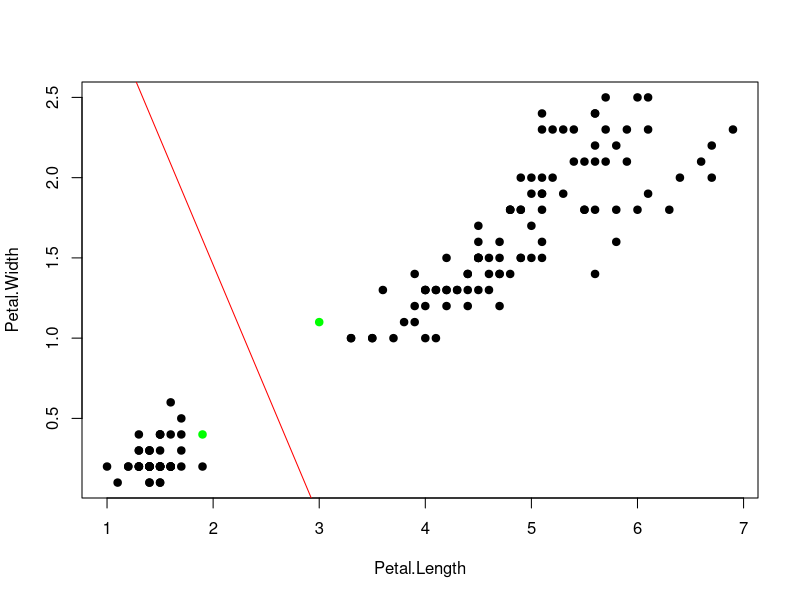
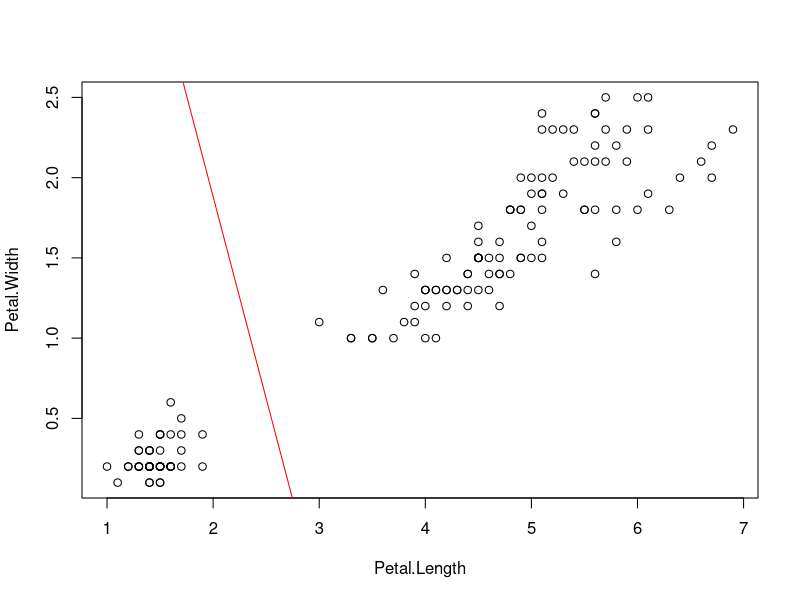
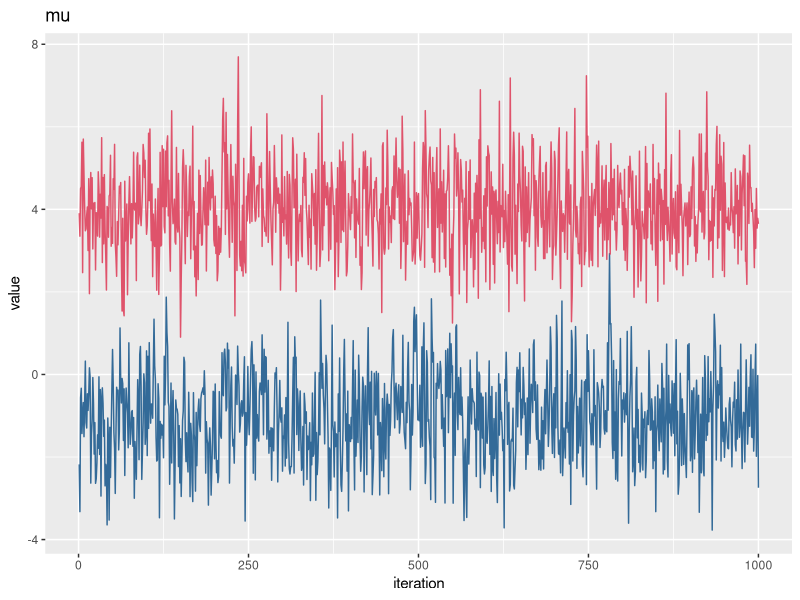
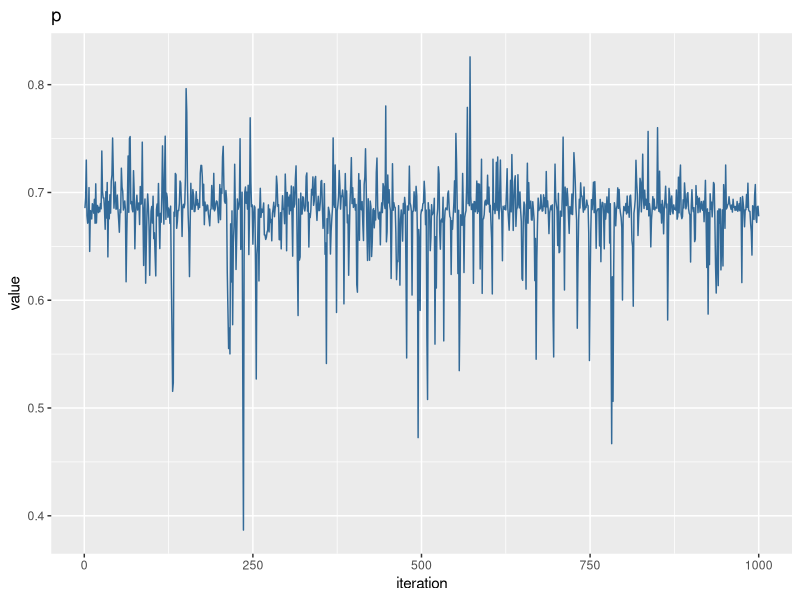
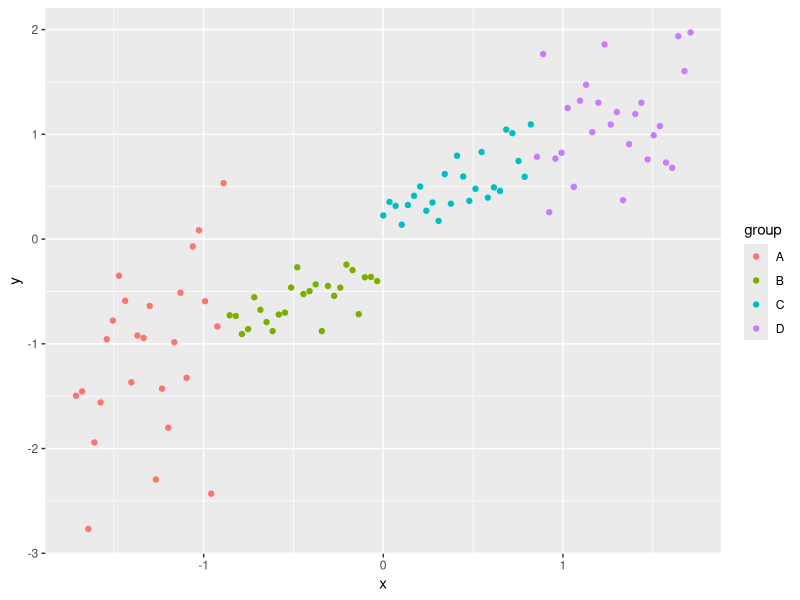
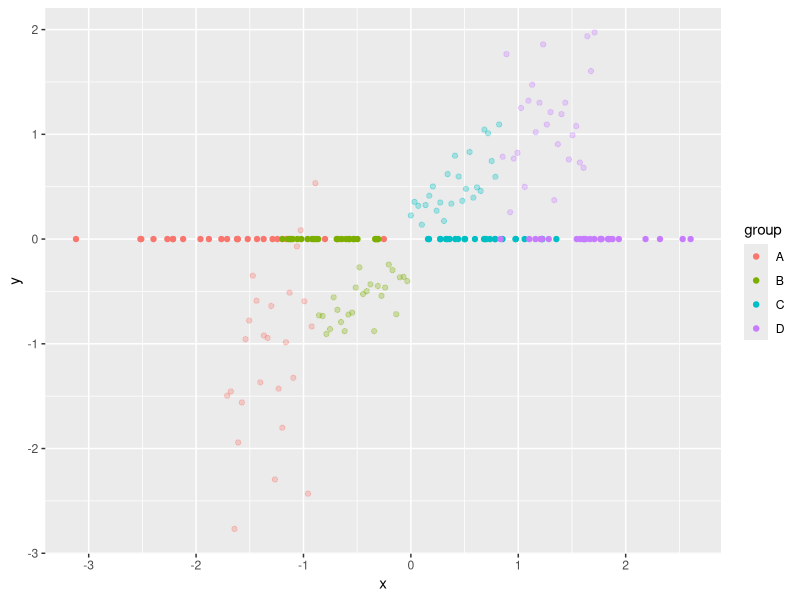
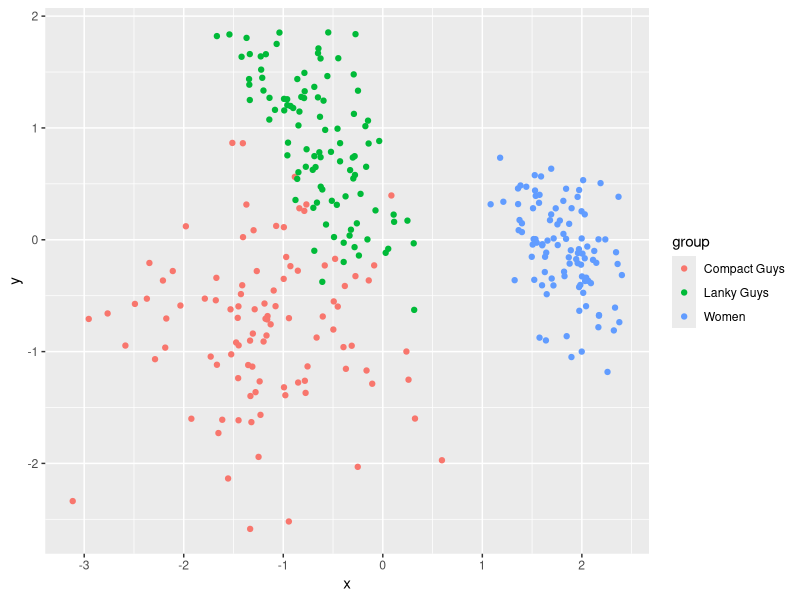
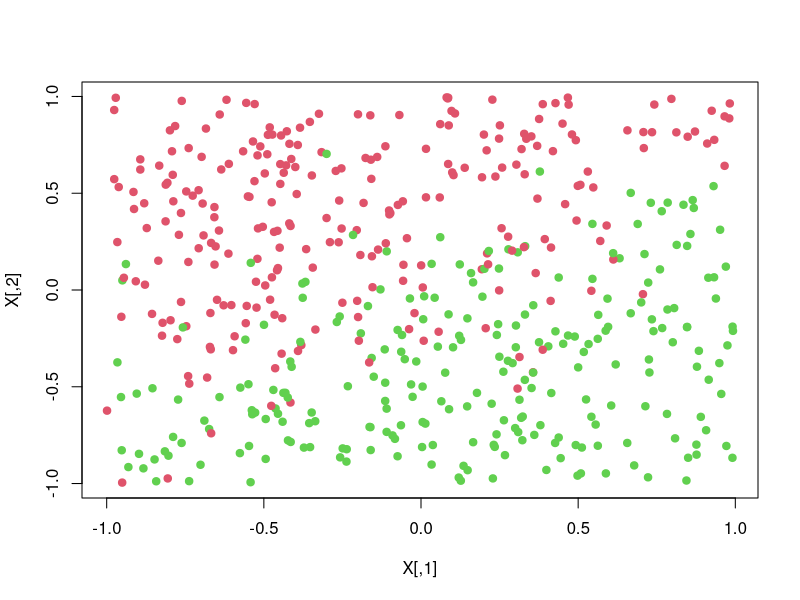

Generate these figures, in order, with R:
## ---- chunk 1
N = 1000	# data size
p = .10	# probability of a misclassification

set.seed(100)
d1 <- rbinom(N,1,p)	# bernoulli sampling: sample 1, check if it's a match
mean(d1)
mean(d1)*(1-mean(d1))	# var
var(d1)
## ---- chunk 2
k = 10				# number of CV replications
n = N/k				# sample size for each k from data N
set.seed(100)
d2 <- rbinom(N,n,p)/n		# binomial sampling: from 1000, 
					# sample 100, sum number that are wrong of 100, 
					# divide by sample size to get error rate
mean(d2)
(k/N)*mean(d2)*(1-mean(d2))	# var
var(d2)
## ---- chunk 3
sex <- rep(c("M","F"),each=4)				# feature 1
h <- c(6,5.92,5.58,5.92,5,5.5,5.42,5.75)		# feature 2
w <- c(180,190,170,165,100,150,130,150)		# feature 3
f <- c(12,11,12,10,6,8,7,9)				# feature 4

df1 <- data.frame(sex,h,w,f)
uh <- tapply(df1$h,df1$sex,mean)
uf <- tapply(df1$f,df1$sex,mean)
uw <- tapply(df1$w,df1$sex,mean)
sh <- tapply(df1$h,df1$sex,sd)
sf <- tapply(df1$f,df1$sex,sd)
sw <- tapply(df1$w,df1$sex,sd)

new <- data.frame("h"=6,"w"=130,"f"=8)

ps <- table(df1$sex)/length(df1$sex)	# P(F) P(M)
phgs <- dnorm(new$h,uh,sh)			# P(h|F) P(h|M)
pwgs <- dnorm(new$w,uw,sw)			# P(h|F) P(h|M)
pfgs <- dnorm(new$f,uf,sf)			# P(h|F) P(h|M)

postf <- ps[1]*phgs[1]*pwgs[1]*pfgs[1]	# P(sex|h,w,f) = P(sex)*P(h|sex)*P(w|sex)*P(f|sex)
postm <- ps[2]*phgs[2]*pwgs[2]*pfgs[2]

if (postm > postf) "M" else "F"

## ---- chunk 4
library(kernlab)

data(iris)
train <- iris
train$y <-ifelse(train[,5]=="setosa", 1, -1)

train <- train[order(train$y, decreasing=TRUE),]

X <- as.matrix(train[,c("Petal.Length", "Petal.Width")])
y <- as.matrix(train$y)
n <- dim(X)[1]
## ---- chunk 5
H <- matrix(NA,n,n)
for (i in 1:n){
  for (j in 1:n){
    H[i,j] <- y[i]*y[j]*t(X[i,])%*%X[j,]
  }
}

A <- t(y)
c <- matrix(rep(-1,n))
l <- matrix(rep(0,n))
b <- 0
u <- matrix(rep(1e5,n))
r <- 0

alpha <- primal(ipop(c,H,A,b,l,u,r))

nonzero <- which(abs(alpha) > 1e-5)
w <- matrix(NA,nrow=length(nonzero),ncol=ncol(X))
for (i in seq_along(nonzero)){
  w[i,]  <- alpha[nonzero[i]]*y[nonzero[i]]*X[nonzero[i],]
}
w <- colSums(w)

b0 <- -(max(sapply(1:sum(y==-1), function(i) matrix(w,ncol=2) %*% X[y==-1,][i,])) + min(sapply(1:sum(y==1), function(i) matrix(w,ncol=2) %*% X[y==1,][i,])))/2

slope <- -w[1]/w[2]
intercept <- -b0/w[2]

plot(X,pch=19,col=ifelse(1:n %in% nonzero,"green","black")) # green ~ support vectors
abline(intercept,slope,col="red")

sigma = 1
rbf <- rbfdot(sigma = sigma)
H_rbf <- kernelMatrix(rbf,X)
## ---- chunk 6
XtX <- X%*%t(X) # crossprod(t(X))
XX <- matrix(1, n) %*% diag(XtX)
D <- XX - 2 * XtX + t(XX)
H <- exp(-D/(2 * sigma))

alpha <- primal(ipop(c,H,A,b,l,u,r))

nonzero <- which(abs(alpha) > 1e-5)
w <- matrix(NA,nrow=length(nonzero),ncol=ncol(X))
for (i in seq_along(nonzero)){
  w[i,]  <- alpha[nonzero[i]]*y[nonzero[i]]*X[nonzero[i],]
}
w <- colSums(w)

b0 <- -(max(sapply(1:sum(y==-1), function(i) matrix(w,ncol=2) %*% X[y==-1,][i,])) + min(sapply(1:sum(y==1), function(i) matrix(w,ncol=2) %*% X[y==1,][i,])))/2

slope <- -w[1]/w[2]
intercept <- -b0/w[2]

plot(X)
abline(intercept,slope,col="red")
## ---- chunk 7
set.seed(43)

N <- 500
p <- rbinom(500,1,.3)
y <- (1-p)*rnorm(N,4,1) + p*rnorm(N,-1,1)

mu1 <- rnorm(1)
mu2 <- rnorm(1)
p <- .5


for (t in 1:2500){
 
  gamma1 <- dnorm(y,mu1,1)
  gamma2 <- dnorm(y,mu2,1)
  
  gamma <- (p*gamma2)/((1-p)*gamma1 + p*gamma2)
  
  mu_hat1 <- sum((1-gamma)*y)/sum(1-gamma)
  mu_hat2 <- sum(gamma*y)/sum(gamma)
  
  mu1 <- mu_hat1
  mu2 <- mu_hat2
  
  p <- sum(gamma)/N
}

mu1
mu2
p
## ---- chunk 8
library(tidyverse)

iter <- 1000
mu1_vector <- vector(length=iter)
mu2_vector <- vector(length=iter)
p_vector <- vector(length=iter)
for (t in 1:iter){
  
  gamma1 <- dnorm(y,mu1,1)
  gamma2 <- dnorm(y,mu2,1)
  
  gamma <- (p*gamma2)/((1-p)*gamma1 + p*gamma2)
  delta <- rbinom(N,1,gamma)
  
  mu_hat1 <- sum((1-delta)*y)/sum(1-delta)
  mu_hat2 <- sum(delta*y)/sum(delta)
  
  mu1 <- rnorm(1,mu_hat1,1)
  mu2 <- rnorm(1,mu_hat2,1)
  p <- sum(gamma)/N
  
  mu1_vector[t] <- mu1
  mu2_vector[t] <- mu2
  p_vector[t] <- p
  
}

qplot(1:iter,mu1_vector,geom='line',colour=1) + geom_line(aes(1:iter,mu2_vector),colour=2) +
  theme(legend.position='none') + labs(title='mu',x='iteration',y='value')
qplot(1:iter,p_vector,geom='line',colour=3) +
  theme(legend.position='none') + labs(title='p',x='iteration',y='value')
## ---- chunk 9
set.seed(4131)

x <- 1:101
y1 <- x[1:25] + rnorm(25,0,20)
y2 <- x[26:50] + rnorm(25,-2,5)
y3 <- x[51:75] + rnorm(25,10,7)
y4 <- x[76:101] + rnorm(26,0,15)
x <- scale(x)
y <- scale(c(y1,y2,y3,y4))
x <- cbind(x,y)
x <- (x-mean(x))/sd(x)

df <- data.frame(cbind(data.frame(x),rep(LETTERS[1:4],c(25,25,25,26))))
names(df) <- c('x','y','group')
ggplot(df,aes(x=x,y=y,colour=group)) + geom_point()

evd <- eigen(cov(x))
pc1 <- evd$vectors[,1]
pc2 <- evd$vectors[,2]

proj1 <- x %*% pc1
proj2 <- x %*% pc2
vare <- sum(x[,1]*pc1[1])^2 + sum(x[,2]*pc1[2])^2 

df2 <- data.frame(cbind(proj1,0),df$group)
names(df2) <- c('x','y','group')
ggplot(df,aes(x=x,y=y,colour=group)) + geom_point(alpha=.3) + 
  geom_point(data=df2,alpha=1)

set.seed(4131)
x1 <- c(rnorm(100,68,5),rnorm(100,78,5),rnorm(100,63,4))
x2 <- c(rnorm(100,215,40),rnorm(100,200,20),rnorm(100,125,15))
x3 <- c(rnorm(100,280,50),rnorm(100,180,15),rnorm(100,95,15))

x1 <- scale(x1)
x2 <- scale(x2)
x3 <- scale(x3)

x <- cbind(x1,x2,x3)

df <- data.frame(cbind(data.frame(x),rep(c("Compact Guys","Lanky Guys","Women"),each=100)))
names(df) <- c('x1','x2','x3','group')

evd <- eigen(cov(x))
pc1 <- evd$vectors[,1]
pc2 <- evd$vectors[,2]
pc3 <- evd$vectors[,3]

proj1 <- x %*% pc1
proj2 <- x %*% pc2
proj3 <- x %*% pc3
vare <- sum(x[,1]*pc1[1])^2 + sum(x[,2]*pc1[2])^2 + sum(x[,3]*pc1[3])^2 

df2 <- data.frame(cbind(proj1,proj2),df$group)
names(df2) <- c('x','y','group')
ggplot(df2,aes(x=x,y=y,colour=group)) + geom_point(alpha=1)
## ---- chunk 10
init <- log(c(.5,.5),2)
trans1 <- log(c(.5,.5),2)
trans2 <- log(c(.4,.6),2)
vis1 <- log(c(.2,.3,.3,.2),2)
vis2 <- log(c(.3,.2,.2,.3),2)

seq <- "GGCACTGAA"
dic <- c("A","C","G","T")

viterbi <- function(seq){
  if (nchar(seq) == 1){
    
    nt <- which(dic == seq)
    print(comp <- c(init[1] + vis1[nt], init[2] + vis2[nt]))
    return(c(comp))
    
  }else{
    
    nt <- which(dic == substr(seq,nchar(seq),nchar(seq)))
    past <- viterbi(substr(seq,1,nchar(seq)-1))
    if (past[1] > past[2]) ans <- 1 else ans <- 2
    print(ans)
    print(
      choice <- c(
        vis1[nt] + max(past[1] + trans1[1], past[2] + trans2[1]),
        vis2[nt] + max(past[1] + trans1[2], past[2] + trans2[2])
      )
    )
  }
}

init <- c(.5,.5)
trans1 <- c(.5,.5)
trans2 <- c(.4,.6)
vis1 <- c(.2,.3,.3,.2)
vis2 <- c(.3,.2,.2,.3)

path <- c(3,3,2,1)

latent1 <- 0
latent2 <- 0

prev1 <- init[1]*vis1[path[1]]
prev2 <- init[2]*vis2[path[1]]
for (i in 2:length(path)){

  prevtemp1 <- prev1*trans1[1]*vis1[path[i]] + prev2*trans2[1]*vis1[path[i]]
  prevtemp2 <- prev2*trans2[2]*vis2[path[i]] + prev1*trans1[2]*vis2[path[i]]
  
  prev1 <- prevtemp1
  prev2 <- prevtemp2
}
print(prev1 + prev2)
## ---- chunk 11
N <- 50
X <- cbind(1,runif(N,-1,1),runif(N,-1,1))
k <- ncol(X)
theta <- rnorm(k)
y <- X %*% theta + rnorm(N)

th <- matrix(rep(0,k),nrow=k)
eta <- 0.01
for (i in 1:10000){
  grad <- matrix(rep(0,k),nrow=k)
  for (j in 1:N){
    grad <- grad - X[j,] %*% (y[j]-X[j,]%*%th)
  }
  th <- th - eta*grad
}

t(th)
coef(lm(y ~ X[,-1]))
## ---- chunk 12
th <- matrix(rep(0,k),nrow=k)
eta <- 0.01
for (i in 1:10000){
  grad <- t(X) %*% (X %*% th - y)
  th <- th - eta*grad
}

t(th)
coef(lm(y ~ X[,-1]))
## ---- chunk 13
invlogit <- function(x) 1/(1+exp(-x))

N <- 500
X <- cbind(1,runif(N,-1,1))
k <- ncol(X)
theta <- rnorm(k)
y <- rbinom(N,1,invlogit(X %*% theta))


N <- 500
X <- cbind(runif(N,-1,1),runif(N,-1,1))
theta <- c(1.5,-3)
y <- 1+ifelse(X %*% theta + rnorm(N) < 0, 0, 1)
## ---- chunk 14
th <- matrix(rep(0,k),nrow=k)
eta <- 0.25
for (i in 1:5000){
  g <- matrix(rep(0,k),nrow=k)
  for (j in 1:N){
    g <- g - X[j,] %*% (y[j]-invlogit(X[j,]%*%th))
  }
  th <- th - eta*g
}
scores <- X %*% th
pred <- ifelse(scores>0,1,0)

plot(X,col=y+1,pch=19)
plot(X,col=pred+1,pch=19)
## ---- chunk 15
th <- matrix(rep(0,k),nrow=k)
eta <- .01
for (i in 1:10000){
  g <- t(X) %*% (invlogit(X %*% th)-y)
  th <- th - eta*g
}
scores <- X %*% th
pred <- ifelse(scores>0,1,0)

plot(X,col=y+1,pch=19)
plot(X,col=pred+1,pch=19)
## ---- chunk 16
th <- matrix(rep(0,k),nrow=k)
eta <- 1
for (i in 1:5000){
  p <- invlogit(X %*% th)
  S <- diag(c(p * (1-p)),N,N)
  H <- t(X) %*% S %*% X
  g <- t(X) %*% (p-y)
  th <- th - eta * solve(H) %*% g
}
scores <- X %*% th
pred <- ifelse(scores>0,1,0)

plot(X,col=y+1,pch=19)
plot(X,col=pred+1,pch=19)
## ---- chunk 17
N <- 1000
X <- cbind(1,runif(N,0,100),runif(N,0,100))
theta <- rbind(c(100,-1,-1),c(100,0,-2))
y <- 1 + ifelse(X %*% theta[1,] + rnorm(N,0,10) < 0, 0,
              ifelse(X %*% theta[2,] + rnorm(N,0,10) < 0, 1, 2))
X[,-1] <- scale(X[,-1])
K <- ncol(X)
J <- length(unique(y))
## ---- chunk 18
th <- matrix(rep(0,K*J),nrow=K,ncol=J)
g <- th
eta <- .5
for (i in 1:5000){
  a <- exp(X %*% th) # exp(thetak' * xi)
  a_sum <- rowSums(a) # SUMexp(thetaj' * xi)
  p <- t(sapply(1:N,function(n) a[n,]/a_sum[n])) # P(yi=k|xi,theta) = exp(thetak' * xi)/SUMexp(thetaj' * xi)
  
  # -SUM[xi * (1{yi=k} - P(yi=k|xi;theta))] = SUM[xi * (P(yi=k|xi;theta)) - 1{yi=k}]
  # therefore P(yi=k|xi;theta)) - 1{yi=k} is simply p-1 for all p where yi=k
  
  for (n in 1:N){
    p[n,y[n]] <- p[n,y[n]] - 1 # P(yi=k|xi;theta)) - 1{yi=k}
  }
  p <- p/N # this is not necessary but adjusts the size of the estimates to avoid very large values
  g <- t(X) %*% p # SUM[xi * (P(yi=k|xi;theta)) - 1{yi=k}]
  
  th <- th - eta*g
}

scores <- X %*% th 
pred <- apply(scores,1,which.max)

plot(X[,-1],col=y,pch=19)
plot(X[,-1],col=pred,pch=19)
## ---- chunk 19
N <- 100
D <- 2
K <- 3
X <- matrix(0,N*K,D)
y <- matrix(0,N*K)
ind1 <- 0
ind2 <- 0
for (k in 1:K){
  r <- seq(0,1,length=N)
  t <- seq((k-1)*4,(k)*4,length=N) + rnorm(N)*0.2
  X[(1+ind1):(N+ind2),] <- cbind(r*sin(t), r*cos(t))
  y[(1+ind1):(N+ind2)] <- k
  ind1 <- ind1 + N
  ind2 <- ind2 + N
}

W <- matrix(0.01*rnorm(D*K),D,K)
b <- matrix(0,1,K)
step <- 1
reg <- 1e-3

for (i in 1:5000){
  a <- exp(X %*% W + rep(b,N*K))
  a_sum <- rowSums(a)
  p <- t(sapply(1:(N*K),function(n) a[n,]/a_sum[n]))
  
  for (n in 1:(N*K)){
    p[n,y[n]] <- p[n,y[n]] - 1
  }
  p <- p/(N*K)
  
  gW <- t(X) %*% p
  gb <- colSums(p)
  
  gW <- gW + reg*W
  W <- W + -step*gW
  b <- b + -step*gb
}

scores <- X %*% W + rep(b,N*K)
pred <- apply(scores,1,which.max)

plot(X,col=y,pch=19)
plot(X,col=pred,pch=19)
## ---- chunk 20
chinese_restaurant <- function(N, alpha){
  tables <- vector(length=N)
  tables[1] <- 1
  open <- 2
  for (i in 2:N){
    choice <- rbinom(1,1,alpha/(i+alpha))
    if (choice == 1){
      tables[open] <- tables[open] + 1
      open <- open + 1
    }else{
      occupied <- which(tables != 0)
      prob <- tables[occupied]/(i+alpha)
      seat <- sample(occupied,1,FALSE,prob)
      tables[seat] <- tables[seat] + 1
    }
  }
  return(tables)
}

chinese_restaurant(30,10)
## ---- chunk 21
polyas_urn <- function(N,alpha){
  balls <- NULL
  for (i in 1:N){
    choice <- rbinom(1,1,alpha/(length(balls)+alpha))
    if (choice == 1){
      ball <- rnorm(1)
      balls <- c(balls,ball)
    }else{
      ball <- balls[sample(1:length(balls),1)]
      balls <- c(balls,ball) 
    }
  }
  return(balls)
}

rep_polyas_urn <- function(N,alpha,R){
  out <- data.frame(replicate(R,polyas_urn(N,alpha)))
  colnames(out) <- 1:R
  out %>%
    gather(r,sample) %>%
    mutate(r=as.factor(r)) %>%
    ggplot(aes(x=sample,y = ..scaled..)) + 
      geom_density(colour="black",size=1,fill="darkgreen") + 
      facet_wrap(~r) + xlim(-3,3) + ylab("") + xlab("")
}

rep_polyas_urn(25,500,12)
## ---- chunk 22
stick_breaking <- function(N,alpha){
  p <- rbeta(N,1,alpha)
  len <- 1
  w <- p[1]
  for (i in 2:N){
    len <- len-w[i-1]
    w_new <- p[i]*(len)
    w <- c(w,w_new)
  }
  return(w)
}

rep_stick_breaking <- function(N,alpha,R){
  out <- data.frame(replicate(R,stick_breaking(N,alpha)),1:N)
  colnames(out) <- c(1:R,"Breaks")
  out %>%
    gather(r,Probability,-Breaks) %>%
    mutate(r=as.factor(r),Breaks=as.factor(Breaks)) %>%
    ggplot(aes(x=Breaks,y=Probability,ymin=0,ymax=Probability)) +
      geom_linerange(colour="Blue",size=1) +
      geom_point(colour="Blue",size=4) +
      scale_y_continuous(lim=c(0,1)) +
      facet_wrap(~r) +
      theme(panel.background = element_rect(),
            title=element_text(size=20),
            strip.text=element_text(size=13),
            axis.text=element_text(size=13),
            axis.title=element_text(size=18,face="bold")) +
    ggtitle(bquote(alpha == .(paste(alpha,collapse=" "))))
}

rep_stick_breaking(10,1,12)
## ---- chunk 23
inv_logit <- function(x) return(1/(1+exp(-x)))

N <- 100
k <- 1
X <- cbind(1,matrix(runif(N*k,-1,1)))
theta_true <- matrix(c(.25,-.75),ncol=1)
y <- rbinom(N,1,inv_logit(X %*% theta_true))
summary(glm(y ~ X[,-1], family=binomial(link="logit")))

irls <- function(X,y,tol=1e-6){
  k <- ncol(X)
  N <- nrow(X)
  theta <- matrix(rep(0,k),ncol=1)
  theta_new <- Inf
  
  while (max(abs(theta - theta_new)) > tol){
    a <- X %*% theta
    p <- inv_logit(a)
    s <- diag(c(p*(1-p)),N,N)
    xsx <- t(X) %*% s %*% X
    sxt <- s %*% X %*% theta
    
    theta_new <- theta
    theta <- solve(xsx) %*% t(X) %*% (sxt + y - p)
  }
  return(theta)
}
